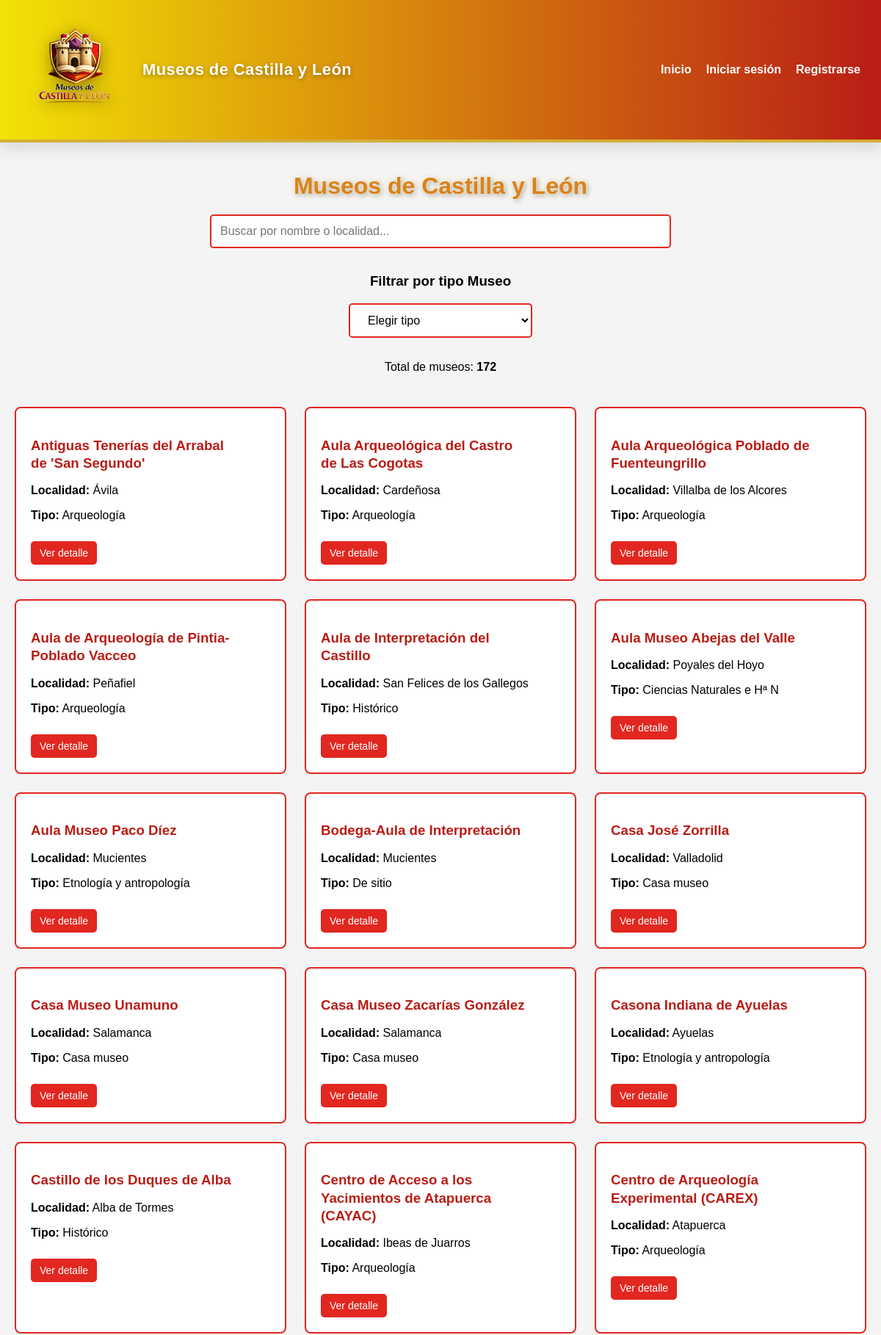
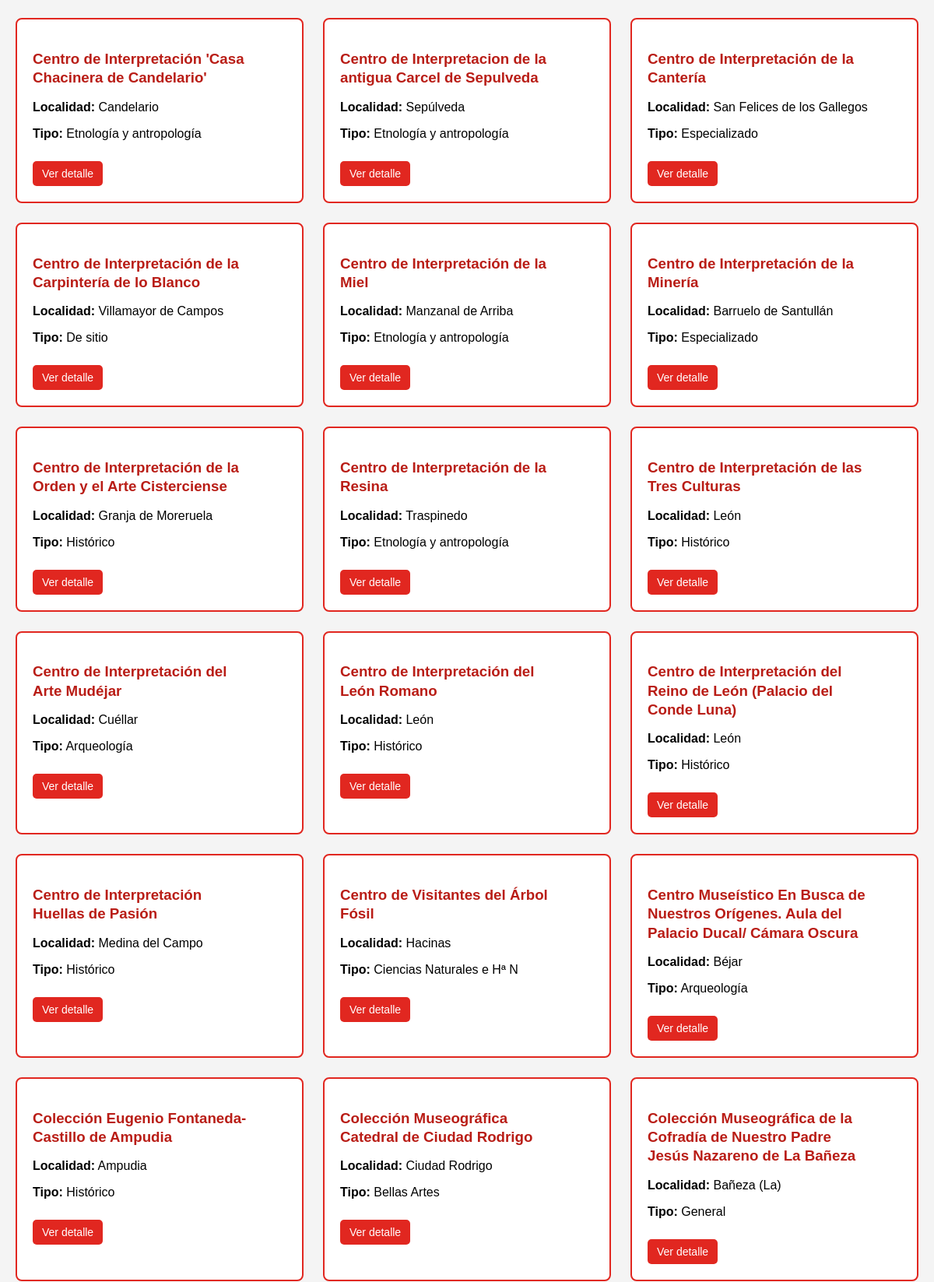
The page / (upper part) on the database its author committed (2 pictures, top to bottom).
### tables this page shows
CREATE TABLE `museos_cache` (
  `id` int(11) NOT NULL,
  `api_id` varchar(50) NOT NULL,
  `nombre` varchar(255) NOT NULL,
  `localidad` varchar(100) DEFAULT NULL,
  `tipologia` varchar(100) DEFAULT NULL,
  `latitud` decimal(10,8) DEFAULT NULL,
  `longitud` decimal(11,8) DEFAULT NULL,
  `horario` text DEFAULT NULL,
  `url` varchar(255) DEFAULT NULL,
  `informacion_adicional` text DEFAULT NULL,
  `ultima_actualizacion` timestamp NOT NULL DEFAULT current_timestamp() ON UPDATE current_timestamp()
);

### controllers/ControladorMuseo.php (called while the page is built, shortened)
<?php
class ControladorMuseo {
   private $modelo_museo;
   public function __construct() {
       $bd = new BaseDatos();
       $this->conexion = $bd->obtenerConexion();
       require_once __DIR__ . '/../models/Museo.php';
       $this->modelo_museo = new Museo($this->conexion);
   }
   public function listar() {
       $museos = $this->modelo_museo->obtenerTodos();
       require_once __DIR__ . '/../views/layout/header.php';
       require_once __DIR__ . '/../views/museos/listado.php';
       require_once __DIR__ . '/../views/layout/footer.php';
   }
}

### config/basedatos.php (called while the page is built, shortened)
<?php
class BaseDatos {
   private $host = 'localhost';
   private $nombre_bd = 'museoscyl';
   private $usuario = 'root';
   private $contrasena = '';
   private $charset = 'utf8mb4';
   private $conexion = null;
   public function obtenerConexion() {
       try {
           $dsn = "mysql:host={$this->host};dbname={$this->nombre_bd};charset={$this->charset}";
           $this->conexion = new PDO($dsn, $this->usuario, $this->contrasena);
           $this->conexion->setAttribute(PDO::ATTR_ERRMODE, PDO::ERRMODE_EXCEPTION);
           $this->conexion->setAttribute(PDO::ATTR_DEFAULT_FETCH_MODE, PDO::FETCH_ASSOC);
       } catch (PDOException $e) {
           die('Error de conexión con la base de datos');
       }
       return $this->conexion;
   }
}

### models/Museo.php (called while the page is built, shortened)
<?php
class Museo {
   private $conexion;
   public function __construct($conexion) {
       $this->conexion = $conexion;
   }
   public function obtenerTodos(): array {
       $sql = "SELECT * FROM museos_cache ORDER BY nombre ASC";
       $stmt = $this->conexion->query($sql);
       $resultados = $stmt->fetchAll(PDO::FETCH_ASSOC);
       return $this->adaptarFormatoParaVistas($resultados);
   }
   private function adaptarFormatoParaVistas(array $museos): array {
       $adaptados = [];
       foreach ($museos as $museo) {
           $adaptados[] = $this->adaptarMuseoParaVista($museo);
       }
       return $adaptados;
   }
   private function adaptarMuseoParaVista(array $museo): array {
       return [
           'identificador' => $museo['api_id'],
           'nombreentidad' => $museo['nombre'],
           'localidad' => $museo['localidad'],
           'posicion' => [
               'lat' => $museo['latitud'],
               'lon' => $museo['longitud']
           ],
           'horario' => $museo['horario'],
           'horarioapertura' => $museo['horario'],
           'horario_apertura' => $museo['horario'],
           'horario_de_apertura' => $museo['horario'],
           'url' => $museo['url'],
           'web' => $museo['url'],
           'paginaweb' => $museo['url'],
           'enlace_al_contenido' => $museo['url'],
           'informacion_adicional' => $museo['informacion_adicional']
       ];
   }
}

### views/museos/listado.php (the view, shortened to what this page needs)
<?php
$tipos = [];
foreach ($museos as $m) {
   if (!empty($m['informacion_adicional'])) {
       if (preg_match('/Tipología del centro museístico:<\/strong>\s*([^<]+)/', $m['informacion_adicional'], $matches)) {
           $tipos[] = trim($matches[1]);
       }
   }
}
?>
<div class="filtros-contenedor">
<h1 class="titulo-listado">Museos de Castilla y León</h1>
<input
       type="text"
       id="buscador"
       class="buscador-input"
       placeholder="Buscar por nombre o localidad..."
       onkeyup="filtrarMuseos()"
>
 <h3>Filtrar por tipo Museo</h3>
<select id="filtro-tipo" class="filtro-tipo-select" onchange="filtrarMuseos()">
<option value="">Elegir tipo</option>
</select>
<p class="contador-museos">
       Total de museos: <strong id="contador-total"><?php echo count($museos); ?></strong>
</p>
</div>
<div class="museos-grid" id="museos-grid">
<?php foreach ($museos as $museo): ?>
<?php
   $tipologia = '';
   if (!empty($museo['informacion_adicional'])) {
       if (preg_match('/Tipología del centro museístico:<\/strong>\s*([^<]+)/', $museo['informacion_adicional'], $matches)) {
           $tipologia = trim($matches[1]);
       }
   }
   ?>
<div class="museo-tarjeta"
       data-nombre="<?php echo strtolower($museo['nombreentidad'] ?? ''); ?>"
       data-localidad="<?php echo strtolower($museo['localidad'] ?? ''); ?>"
       data-tipo="<?php echo strtolower($tipologia); ?>">
<h3><?php echo htmlspecialchars($museo['nombreentidad'] ?? 'Sin nombre'); ?></h3>
<?php if (!empty($museo['localidad'])): ?>
<p><strong>Localidad:</strong> <?php echo htmlspecialchars($museo['localidad']); ?></p>
<?php endif; ?>
<?php if (!empty($tipologia)): ?>
<p><strong>Tipo:</strong> <?php echo htmlspecialchars($tipologia); ?></p>
<?php endif; ?>
<?php if (isset($_SESSION['usuario_id'])): ?>
<a class="boton-accion"
              href="<?php echo BASE_URL; ?>/index.php?accion=detalle&id=<?php echo $museo['identificador']; ?>">
               Ver detalle
</a>
<?php else: ?>
<a class="boton-accion"
              href="<?php echo BASE_URL; ?>/index.php?accion=login">
               Ver detalle
</a>
<?php endif; ?>
</div>
<?php endforeach; ?>
</div>

### views/layout/header.php (style rules this page uses)
body { margin: 0; font-family: Arial, sans-serif; background-color: #f4f4f4; }
a { text-decoration: none; color: #E12720; }

### views/museos/listado.php (style rules this page uses)
.filtros-contenedor { display: flex; flex-direction: column; align-items: center; margin-bottom: 35px; }
.titulo-listado { font-family: 'Bebas Neue', sans-serif; font-weight: 800; text-shadow: 0 0 4px rgba(255,255,255,0.6), 0 0 8px rgba(255,200,80,0.4), 2px 2px 6px rgba(0,0,0,0.35); color: #D9831A; margin-bottom: 20px; text-align: center; }
.buscador-input { width: 100%; max-width: 600px; padding: 12px; font-size: 16px; border: 2px solid #E12720; border-radius: 5px; margin-bottom: 15px; }
.filtro-tipo-select { padding: 12px 20px; font-size: 16px; border: 2px solid #E12720; border-radius: 5px; background-color: #ffffff; margin-bottom: 15px; }
.contador-museos { font-size: 16px; margin-bottom: 10px; }
.museos-grid { display: grid; grid-template-columns: repeat(auto-fill, minmax(320px, 1fr)); gap: 25px; }
.museo-tarjeta { background-color: #ffffff; border: 2px solid #E12720; border-radius: 8px; padding: 20px; position: relative; transition: transform 0.2s ease, box-shadow 0.2s ease; }
.museo-tarjeta h3 { color: #b91d16; margin-bottom: 15px; padding-right: 40px; line-height: 1.3; }
.boton-accion { display: inline-block; margin-top: 10px; padding: 8px 12px; background-color: #E12720; color: #ffffff; border-radius: 5px; font-size: 14px; transition: transform 0.15s ease, opacity 0.15s ease; }

### rows shown on the page
museos_cache: nombre "Antiguas Tenerías del Arrabal de 'San Segundo'", localidad "Ávila", tipologia "Arqueología"
museos_cache: nombre "Aula Arqueológica del Castro de Las Cogotas", localidad "Cardeñosa", tipologia "Arqueología"
museos_cache: nombre "Aula Arqueológica Poblado de Fuenteungrillo", localidad "Villalba de los Alcores", tipologia "Arqueología"
museos_cache: nombre "Aula de Arqueología de Pintia-Poblado Vacceo", localidad "Peñafiel", tipologia "Arqueología"
museos_cache: nombre "Aula de Interpretación del Castillo", localidad "San Felices de los Gallegos", tipologia "Histórico"
museos_cache: nombre "Aula Museo Abejas del Valle", localidad "Poyales del Hoyo", tipologia "Ciencias Naturales e Hª N"
museos_cache: nombre "Aula Museo Paco Díez", localidad "Mucientes", tipologia "Etnología y antropología"
museos_cache: nombre "Bodega-Aula de Interpretación", localidad "Mucientes", tipologia "De sitio"
museos_cache: nombre "Casa José Zorrilla", localidad "Valladolid", tipologia "Casa museo"
museos_cache: nombre "Casa Museo Unamuno", localidad "Salamanca", tipologia "Casa museo"
museos_cache: nombre "Casa Museo Zacarías González", localidad "Salamanca", tipologia "Casa museo"
museos_cache: nombre "Casona Indiana de Ayuelas", localidad "Ayuelas", tipologia "Etnología y antropología"
museos_cache: nombre "Castillo de los Duques de Alba", localidad "Alba de Tormes", tipologia "Histórico"
museos_cache: nombre "Centro de Acceso a los Yacimientos de Atapuerca (CAYAC)", localidad "Ibeas de Juarros", tipologia "Arqueología"
museos_cache: nombre "Centro de Arqueología Experimental (CAREX)", localidad "Atapuerca", tipologia "Arqueología"
museos_cache: nombre "Centro de Interpretación 'Casa Chacinera de Candelario'", localidad "Candelario", tipologia "Etnología y antropología"
museos_cache: nombre "Centro de Interpretacion de la antigua Carcel de Sepulveda", localidad "Sepúlveda", tipologia "Etnología y antropología"
museos_cache: nombre "Centro de Interpretación de la Cantería", localidad "San Felices de los Gallegos", tipologia "Especializado"
museos_cache: nombre "Centro de Interpretación de la Carpintería de lo Blanco", localidad "Villamayor de Campos", tipologia "De sitio"
museos_cache: nombre "Centro de Interpretación de la Miel", localidad "Manzanal de Arriba", tipologia "Etnología y antropología"
museos_cache: nombre "Centro de Interpretación de la Minería", localidad "Barruelo de Santullán", tipologia "Especializado"
museos_cache: nombre "Centro de Interpretación de la Orden y el Arte Cisterciense", localidad "Granja de Moreruela", tipologia "Histórico"
museos_cache: nombre "Centro de Interpretación de la Resina", localidad "Traspinedo", tipologia "Etnología y antropología"
museos_cache: nombre "Centro de Interpretación de las Tres Culturas", localidad "León", tipologia "Histórico"
museos_cache: nombre "Centro de Interpretación del Arte Mudéjar", localidad "Cuéllar", tipologia "Arqueología"
museos_cache: nombre "Centro de Interpretación del León Romano", localidad "León", tipologia "Histórico"
museos_cache: nombre "Centro de Interpretación del Reino de León (Palacio del Conde Luna)", localidad "León", tipologia "Histórico"
museos_cache: nombre "Centro de Interpretación Huellas de Pasión", localidad "Medina del Campo", tipologia "Histórico"
museos_cache: nombre "Centro de Visitantes del Árbol Fósil", localidad "Hacinas", tipologia "Ciencias Naturales e Hª N"
museos_cache: nombre "Centro Museístico En Busca de Nuestros Orígenes. Aula del Palacio Ducal/ Cámara Oscura", localidad "Béjar", tipologia "Arqueología"
museos_cache: nombre "Colección Eugenio Fontaneda-Castillo de Ampudia", localidad "Ampudia", tipologia "Histórico"
museos_cache: nombre "Colección Museográfica Catedral de Ciudad Rodrigo", localidad "Ciudad Rodrigo", tipologia "Bellas Artes"
museos_cache: nombre "Colección Museográfica de la Cofradía de Nuestro Padre Jesús Nazareno de La Bañeza", localidad "Bañeza (La)", tipologia "General"

### other values the page prints
count($museos) "172"
